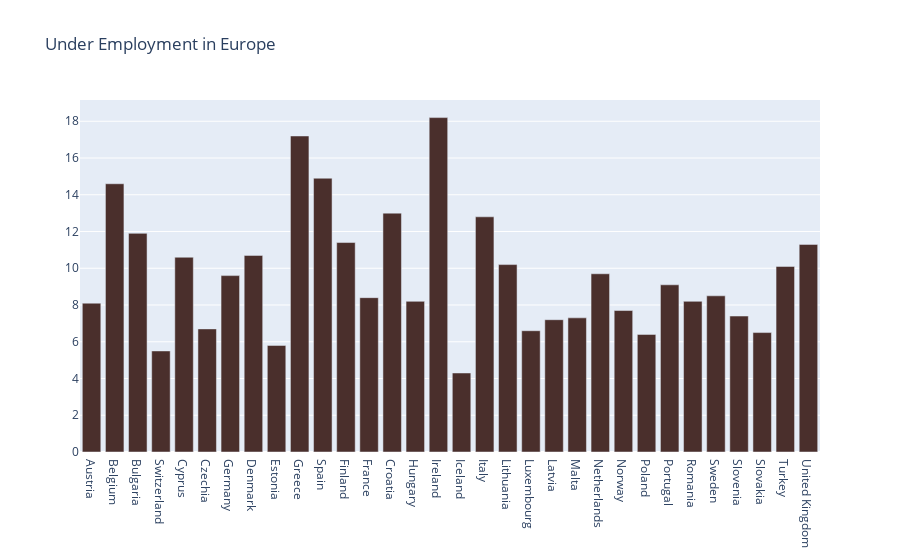

This figure's notebook cell:
### Code cell
trace = [go.Bar(
             x = underemployment['country'],
             y = underemployment['med_income_underemp'],
             name = 'Under Employment',
             marker = dict(color = 'rgb(74, 47, 44)'),
)]
layout = go.Layout(title = 'Under Employment in Europe')
fig = go.Figure(data = trace, layout = layout)
iplot(fig)

### Figure 1 — Plotly figure (JSON) as saved in the notebook; plotly's stock layout.template omitted (floating-point values rounded to 4 significant figures)
{"data": [{"marker": {"color": "rgb(74, 47, 44)"}, "name": "Under Employment", "type": "bar", "x": ["Austria", "Belgium", "Bulgaria", "Switzerland", "Cyprus", "Czechia", "Germany", "Denmark", "Estonia", "Greece", "Spain", "Finland", "France", "Croatia", "Hungary", "Ireland", "Iceland", "Italy", "Lithuania", "Luxembourg", "Latvia", "Malta", "Netherlands", "Norway", "Poland", "Portugal", "Romania", "Sweden", "Slovenia", "Slovakia", "Turkey", "United Kingdom"], "y": [8.1, 14.6, 11.9, 5.5, 10.6, 6.7, 9.6, 10.7, 5.8, 17.2, 14.9, 11.4, 8.4, 13.0, 8.2, 18.2, 4.3, 12.8, 10.2, 6.6, 7.2, 7.3, 9.7, 7.7, 6.4, 9.1, 8.2, 8.5, 7.4, 6.5, 10.1, 11.3]}], "layout": {"title": {"text": "Under Employment in Europe"}}}
